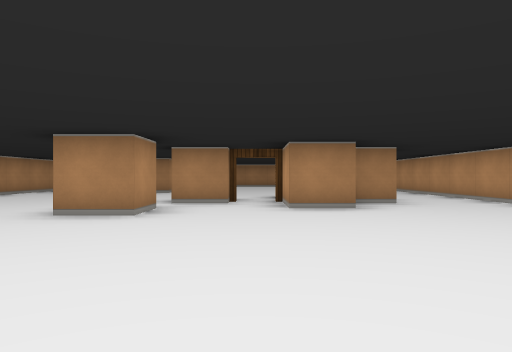
View 1 (above)

16 first-person views from a walk through a cub3D level. The camera is about half as high as the walls, looks level and sees 70° across. The floor is counted in squares. Each view is taken from the middle of a square. On the plan, view 1 faces up. The plan holds only what a view shows up to about 9 squares ahead; the rest is blank.

View 2
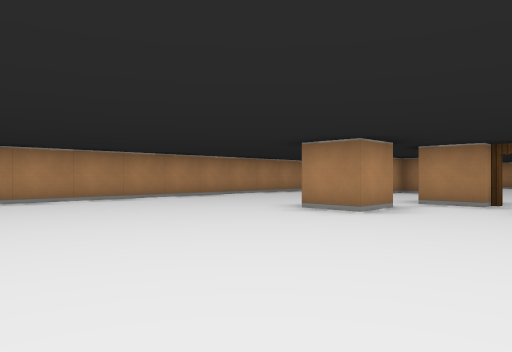

View 3
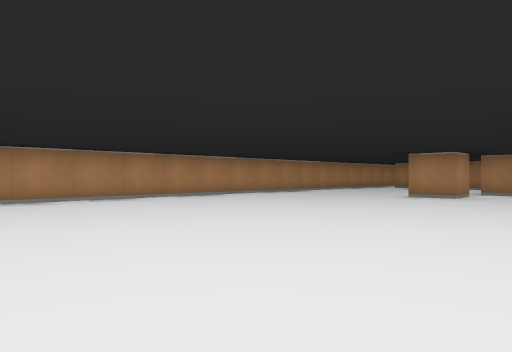

View 4
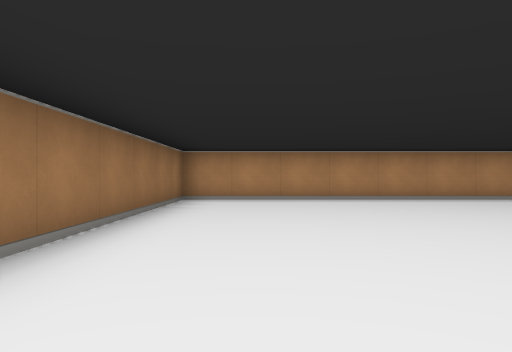

View 5
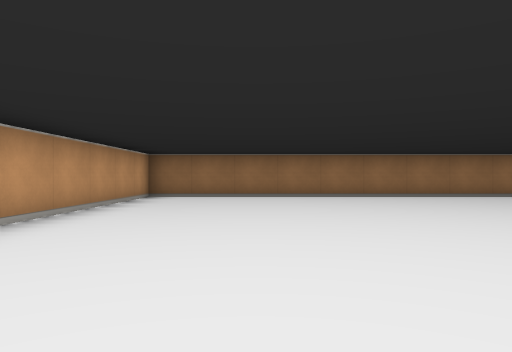

View 6
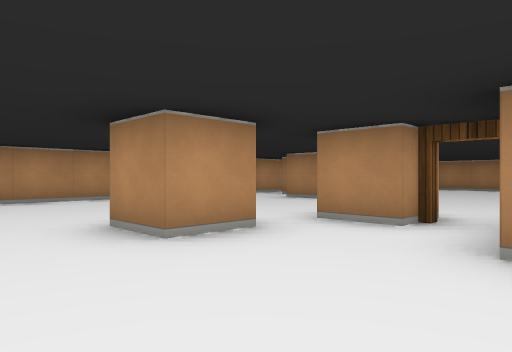

View 7
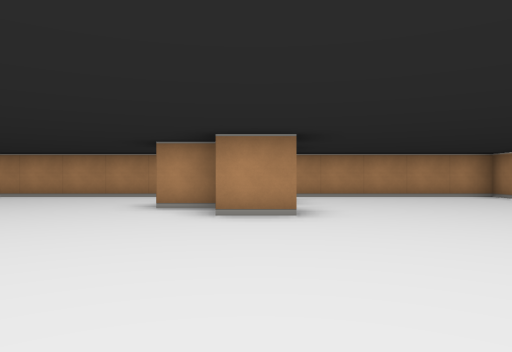

View 8
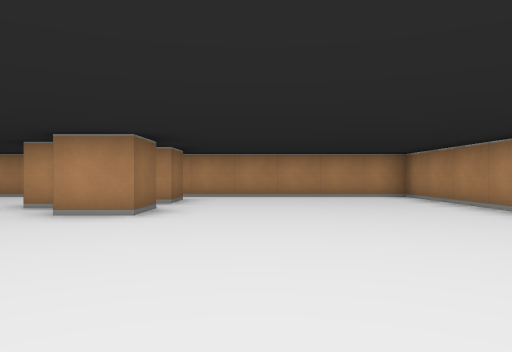

View 9
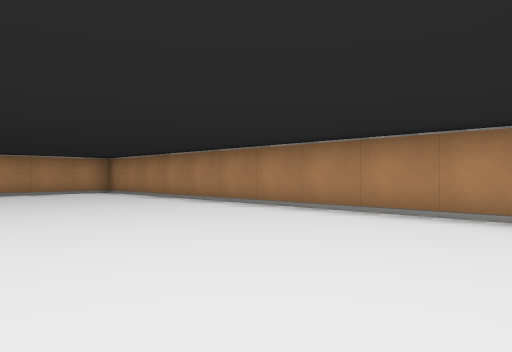

View 10
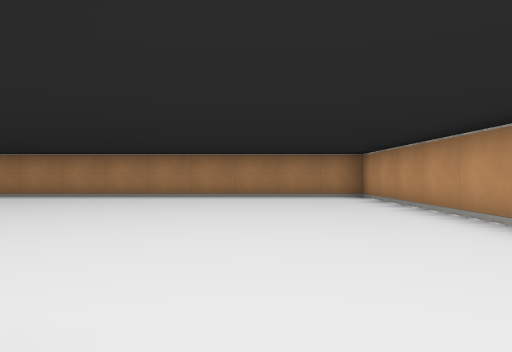

View 11
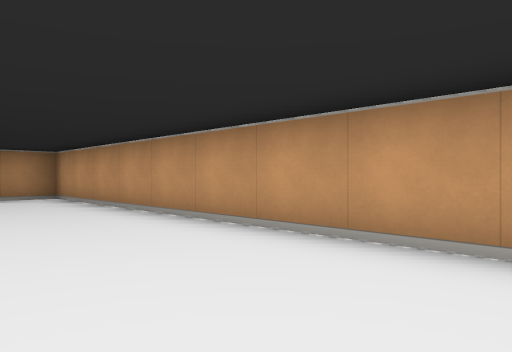

View 12
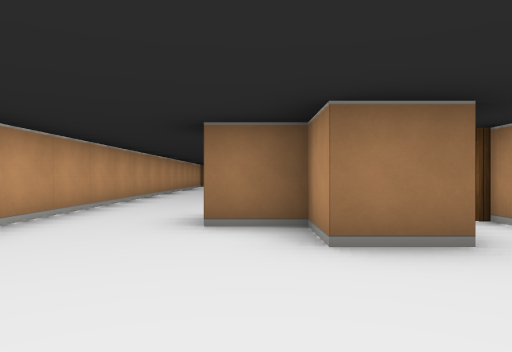

View 13
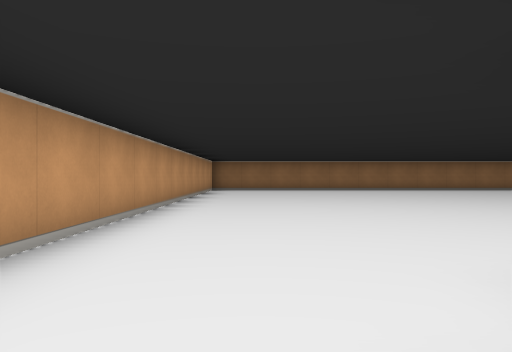

View 14
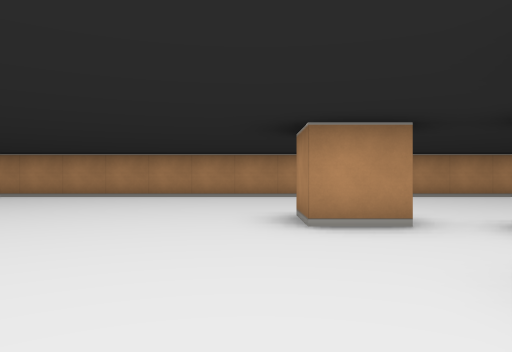

View 15
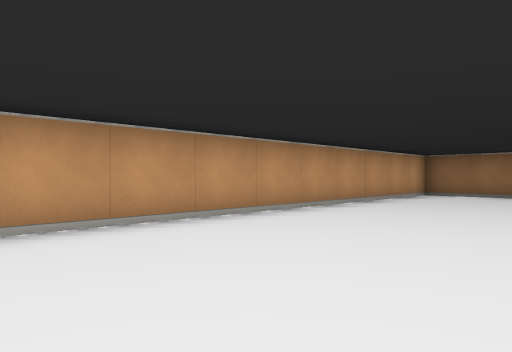

View 16
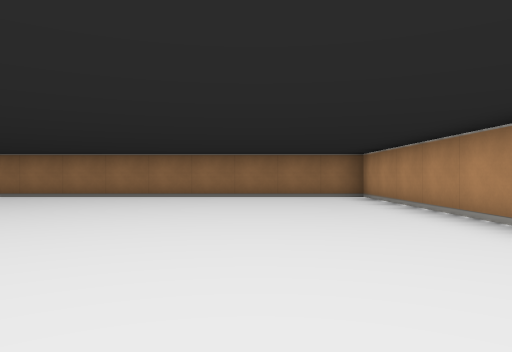

### Floor plan
Points are (right, up) in squares from view 1. A wall is a line through its corners. A room is listed if a view was taken in it or the views show most of it. See-through windows are left out.
Room 1 (views 1, 2, 3, 4, 5, 6, 7, 8, 9, 10, 11, 12, 13, 14, 15, 16)
walls: (-1.5, 5.5) (-1.5, 4.5) (-2.5, 4.5); (-0.5, 6.5) (-1.5, 6.5); (1.5, 5.5) (0.5, 5.5) (0.5, 6.8); (0.4, 8.5) (1.5, 8.5) (1.5, 7.5) (2.5, 7.5); (2.5, 6.5) (1.8, 6.5); (-3.5, 10.5) (-3.5, 9.5) (-4.5, 9.5); (-3.5, 11.5) (-2.5, 11.5) (-2.5, 10.5); (-5.5, 11.5) (-4.5, 11.5); (-6.5, -5.5) (4.5, -5.5) (4.5, 16.5) (-6.5, 16.5) (-6.5, -5.5)
ways out: open door at (0, 7)

Where each view was taken, in squares from view 1:
view 1: 0 up, 0 right, facing up
view 2: 0 up, 1 right, facing up-left
view 3: 4 down, 1 right, facing up-left
view 4: 4 down, 1 right, facing left
view 5: 3 up, 2 right, facing down
view 6: 3 up, 1 right, facing up-left
view 7: 11 up, 2 right, facing left
view 8: 13 up, 2 right, facing left
view 9: 12 up, 4 right, facing up-left
view 10: 8 up, 2 right, facing up
view 11: 8 up, 2 right, facing up-right
view 12: 11 up, 2 right, facing down
view 13: 7 up, 3 right, facing down
view 14: 4 up, 2 right, facing left
view 15: 4 up, 1 right, facing down-right
view 16: 3 up, 4 left, facing down
